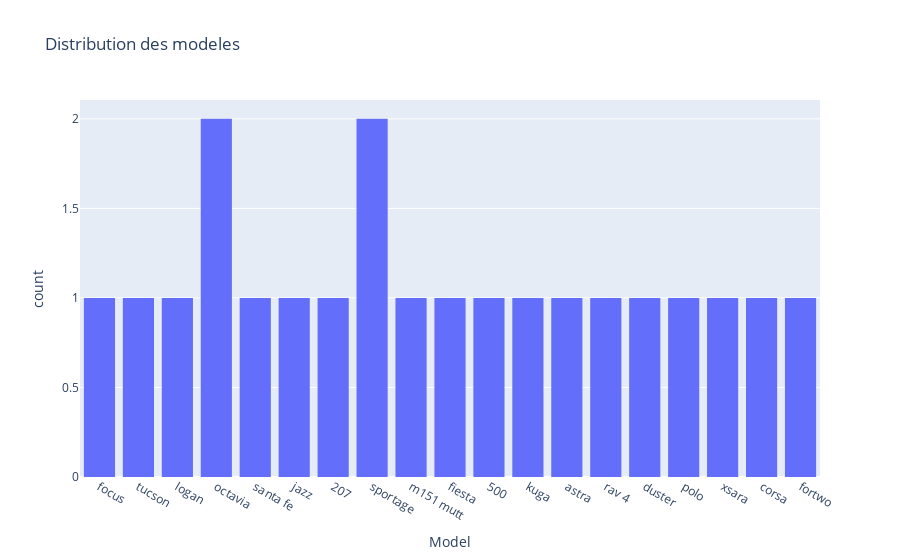

Here is the notebook cell this chart was saved with:
### Code cell
fig=px.histogram(df,
                 x='Model',
                 hover_data=df.columns,
                 title='Distribution des modeles')
fig.show()

### Figure 1 — Plotly figure (JSON) as saved in the notebook; plotly's stock layout.template omitted (floating-point values rounded to 4 significant figures)
{"data": [{"alignmentgroup": "True", "bingroup": "x", "hovertemplate": "Model=%{x}<br>count=%{y}<extra></extra>", "legendgroup": "", "marker": {"color": "#636efa", "pattern": {"shape": ""}}, "name": "", "offsetgroup": "", "orientation": "v", "showlegend": false, "type": "histogram", "x": ["focus", "tucson", "logan", "octavia", "santa fe", "jazz", "207", "sportage", "sportage", "m151 mutt", "fiesta", "500", "kuga", "astra", "rav 4", "duster", "polo", "octavia", "xsara", "corsa", "fortwo"], "xaxis": "x", "yaxis": "y"}], "layout": {"barmode": "relative", "legend": {"tracegroupgap": 0}, "title": {"text": "Distribution des modeles"}, "xaxis": {"anchor": "y", "domain": [0, 1], "title": {"text": "Model"}}, "yaxis": {"anchor": "x", "domain": [0, 1], "title": {"text": "count"}}}}
